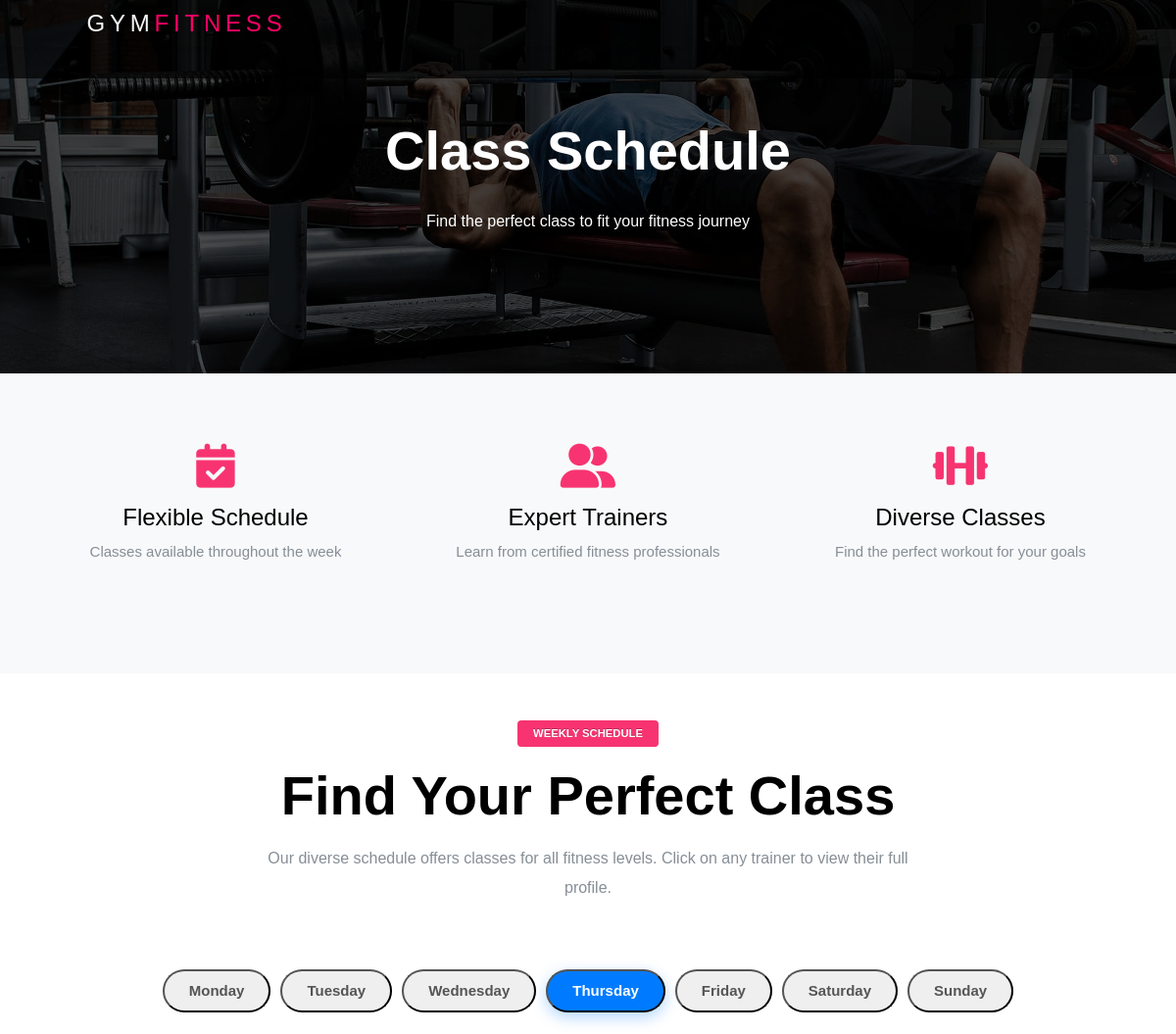
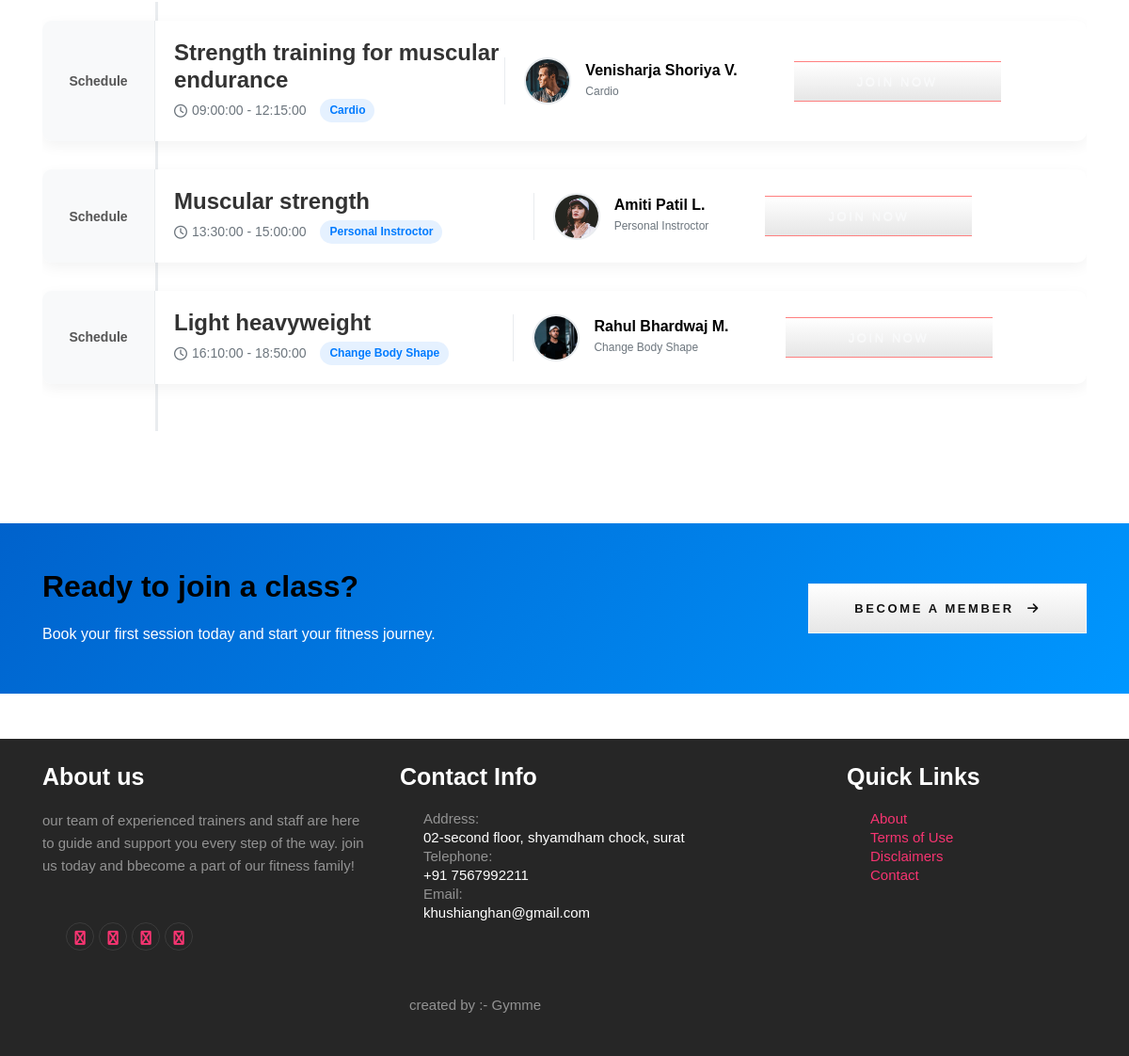
Page /schedules.php on the committed database (2 pictures, top to bottom).
### tables this page shows
CREATE TABLE `schedule` (
  `schedule_id` int(11) NOT NULL,
  `schedule_day` varchar(100) NOT NULL,
  `schedule_name` varchar(255) DEFAULT NULL,
  `trainer_id` int(11) NOT NULL,
  `start_time` time DEFAULT NULL,
  `end_time` time DEFAULT NULL,
  `price` varchar(50) NOT NULL,
  `created_at` timestamp NOT NULL DEFAULT current_timestamp()
);

CREATE TABLE `trainers` (
  `id` int(11) NOT NULL,
  `name` varchar(100) NOT NULL,
  `email` varchar(100) NOT NULL,
  `phone` varchar(15) NOT NULL,
  `specialization` varchar(100) NOT NULL,
  `experience` int(11) NOT NULL COMMENT 'Experience in years',
  `gender` enum('male','female','other') NOT NULL,
  `joining_date` date DEFAULT curdate(),
  `working_hours` varchar(50) NOT NULL COMMENT 'e.g. 6AM-10PM',
  `qualification` varchar(255) DEFAULT NULL,
  `image` varchar(255) DEFAULT NULL,
  `salary` decimal(10,2) NOT NULL,
  `status` enum('active','inactive') DEFAULT 'active',
  `created_at` timestamp NOT NULL DEFAULT current_timestamp(),
  `updated_at` timestamp NOT NULL DEFAULT current_timestamp() ON UPDATE current_timestamp()
);

### schedules.php (the view, shortened to what this page needs)
<?php
include "connection.php";
$query = "
    SELECT s.*,t.*
    FROM schedule s
    LEFT JOIN trainers t ON s.trainer_id = t.id
    ";
$result = mysqli_query($con, $query);
$schedulesByDay = [];
if (mysqli_num_rows($result) > 0) {
    while ($row = mysqli_fetch_assoc($result)) {
        $day =$row['schedule_day'];
        if (!isset($schedulesByDay[$day])) {
            $schedulesByDay[$day] = [];
        }
        $schedulesByDay[$day][] = $row;
    }
}
$days = array_keys($schedulesByDay);
include "include/header.php";
?>
<link rel="stylesheet" href="https://cdnjs.cloudflare.com/ajax/libs/font-awesome/6.0.0/css/all.min.css">
<link rel="stylesheet" href="css/schedule.css">
</head>
<body>
<?php include "include/nav.php"; ?>
<section class="schedule-hero" style="background: linear-gradient(rgba(0, 0, 0, 0.7), rgba(0, 0, 0, 0.7)), url('img/4.jpg') no-repeat center center/cover; padding: 120px 0;">
    <div class="container">
        <div class="row justify-content-center text-center">
            <div class="col-lg-8">
                <h1 class="text-white font-weight-bold mb-4 display-4 animate__animated animate__fadeInUp">Class Schedule</h1>
                <p class="lead text-white animate__animated animate__fadeInUp animate__delay-1s">Find the perfect class to fit your fitness journey</p>
            </div>
        </div>
    </div>
</section>
<section class="py-5 bg-light">
    <div class="container">
        <div class="row text-center">
            <div class="col-md-4 mb-4">
                <div class="p-4">
                    <i class="fas fa-calendar-check fa-3x text-primary mb-3"></i>
                    <h4>Flexible Schedule</h4>
                    <p class="text-muted">Classes available throughout the week</p>
                </div>
            </div>
            <div class="col-md-4 mb-4">
                <div class="p-4">
                    <i class="fas fa-user-friends fa-3x text-primary mb-3"></i>
                    <h4>Expert Trainers</h4>
                    <p class="text-muted">Learn from certified fitness professionals</p>
                </div>
            </div>
            <div class="col-md-4 mb-4">
                <div class="p-4">
                    <i class="fas fa-dumbbell fa-3x text-primary mb-3"></i>
                    <h4>Diverse Classes</h4>
                    <p class="text-muted">Find the perfect workout for your goals</p>
                </div>
            </div>
        </div>
    </div>
</section>
<section class="schedule-section py-5">
    <div class="container">
        <div class="row text-center mb-5">
            <div class="col-md-12">
                <span class="badge bg-primary text-white px-3 py-2 rounded-pill mb-3">WEEKLY SCHEDULE</span>
                <h2 class="section-title display-4 mb-3">Find Your Perfect Class</h2>
                <p class="text-muted lead mx-auto" style="max-width: 700px;">Our diverse schedule offers classes for all fitness levels. Click on any trainer to view their full profile.</p>
            </div>
        </div>
        <div class="schedule-tabs">
            <ul class="nav nav-pills mb-4 justify-content-center" id="scheduleTabs" role="tablist">
                <?php foreach ($days as $index => $day): ?>
                <li class="nav-item" role="presentation">
                    <button class="nav-link <?= $index === 0 ? 'active' : '' ?>"
                            id="<?= strtolower($day) ?>-tab"
                            data-toggle="pill"
                            data-target="#<?= strtolower($day) ?>"
                            type="button"
                            role="tab"
                            aria-controls="<?= strtolower($day) ?>"
                            aria-selected="<?= $index === 0 ? 'true' : 'false' ?>">
                        <?= $day ?>
                    </button>
                </li>
                <?php endforeach; ?>
            </ul>
            <div class="tab-content" id="scheduleTabContent">
                <?php foreach ($days as $index => $day): ?>
                <div class="tab-pane fade <?= $index === 0 ? 'show active' : '' ?>"
                     id="<?= strtolower($day) ?>"
                     role="tabpanel"
                     aria-labelledby="<?= strtolower($day) ?>-tab">
                    <div class="schedule-timeline">
                        <?php foreach ($schedulesByDay[$day] as $schedule):
                            $start_time = $schedule['start_time'];
                            $end_time = $schedule['end_time'];
                            $trainer_name = !empty($schedule['name']) ? $schedule['name'] : 'Unassigned';
                            $trainer_img = !empty($schedule['image']) ? 'admin/uploads/trainers/' . $schedule['image'] : 'img/default-avatar.png';
                            $specialization = !empty($schedule['specialization']) ? $schedule['specialization'] : 'General Fitness';
                        ?>
                        <div class="schedule-item">
                            <div class="schedule-time">
                                <span class="time">Schedule</span>
                            </div>
                            <div class="schedule-content">
                                <div class="class-info">
                                    <h4><?= $schedule['schedule_name'] ?></h4>
                                    <div class="class-meta">
                                        <span><i class="far fa-clock"></i> <?= $start_time ?> - <?= $end_time ?></span>
                                        <span class="class-type"><?= $specialization ?></span>
                                    </div>
                                </div>
                                <div class="trainer-info">
                                    <?php if (!empty($schedule['id'])): ?>
                                    <a href="http://localhost/gymphp/trainers/profile.php?id=<?= $schedule['id'] ?>" class="trainer-link">
                                        <div class="trainer-avatar">
                                            <img src="<?= $trainer_img ?>" alt="<?= $trainer_name ?>">
                                        </div>
                                        <div class="trainer-details">
                                            <h5><?= $trainer_name ?></h5>
                                            <span class="trainer-role"><?= $specialization ?></span>
                                        </div>
                                    </a>
                                    <?php endif; ?>
                                </div>
                                <div class="class-info" >
                                    <a href="appointment.php?id=<?= $schedule['schedule_id'] ?>" class="join_btn btn btn-grey">Join Now</a>
                                </div>
                            </div>
                        </div>
                        <?php endforeach; ?>
                    </div>
                </div>
                <?php endforeach; ?>
            </div>
        </div>
    </div>
</section>
<section class="py-5 text-white" style="background: linear-gradient(135deg, #0062cc, #0097ff);">
    <div class="container">
        <div class="row align-items-center">
            <div class="col-lg-8 mb-4 mb-lg-0">
                <h2 class="font-weight-bold mb-3">Ready to join a class?</h2>
                <p class="lead mb-0">Book your first session today and start your fitness journey.</p>
            </div>
            <div class="col-lg-4 text-lg-right">
                <a href="plan.php" class="btn btn-light btn-lg px-5 py-3 rounded-pill font-weight-bold">Become a Member <i class="fas fa-arrow-right ml-2"></i></a>
            </div>
        </div>
    </div>
</section>
<br>
<br>
<?php include "include/footer.php"; ?>
</body>
</html>

### css/style.css (style rules this page uses)
html { overflow-x: hidden; }
body { background: #fff; font-weight: 400; font-family: 'Poppins', sans-serif; font-size: 15px; line-height: 1.8; color: #868e96; }
a { -webkit-transition: .3s all ease; -o-transition: .3s all ease; transition: .3s all ease; text-decoration: none; }
h1, h2, h3, h4, h5 { color: #000; }
.btn, .form-control { outline: none; -webkit-box-shadow: none !important; box-shadow: none !important; border-radius: 0px !important; }
.btn { font-size: 13px; text-transform: uppercase; letter-spacing: .2em; }
body { margin: 0; font-family: Arial, sans-serif; }
.lead { font-size: 16px; }

### css/schedule.css (style rules this page uses)
body { font-family: "Poppins", sans-serif; color: #333; }
.section-title { font-weight: 700; position: relative; }
.animate__animated { animation-duration: 1s; }
.animate__fadeInUp { animation-name: fadeInUp; }
.animate__delay-1s { animation-delay: 0.3s; }
.schedule-tabs { margin-bottom: 50px; }
.nav-pills .nav-link { border-radius: 30px; padding: 10px 25px; margin: 0 5px; font-weight: 600; color: #555; transition: all 0.3s ease; }
.nav-pills .nav-link.active { background-color: #007bff; color: white; box-shadow: 0 5px 15px rgba(0, 123, 255, 0.3); }
.schedule-timeline { position: relative; padding: 20px 0; }
.schedule-timeline::before { content: ""; position: absolute; top: 0; bottom: 0; left: 120px; width: 3px; background-color: #e9ecef; }
.schedule-item { position: relative; display: flex; margin-bottom: 30px; background-color: white; border-radius: 10px; box-shadow: 0 5px 15px rgba(0, 0, 0, 0.05); overflow: hidden; transition: all 0.3s ease; }
.schedule-time { width: 120px; padding: 20px 15px; background-color: #f8f9fa; text-align: center; font-weight: 600; display: flex; align-items: center; justify-content: center; border-right: 1px solid #e9ecef; }
.schedule-time .time { font-size: 14px; color: #555; }
.schedule-content { flex: 1; display: flex; justify-content: space-between; align-items: center; padding: 20px; }
.class-info { flex: 1; }
.class-info h4 { margin-bottom: 5px; font-weight: 600; color: #333; }
.class-meta { display: flex; flex-wrap: wrap; gap: 15px; font-size: 14px; color: #6c757d; }
.class-meta span { display: flex; align-items: center; }
.class-meta i { margin-right: 5px; }
.class-type { background-color: rgba(0, 123, 255, 0.1); color: #007bff; padding: 3px 10px; border-radius: 20px; font-size: 12px; font-weight: 600; }
.trainer-info { display: flex; align-items: center; padding-left: 20px; border-left: 1px solid #e9ecef; }
.trainer-link { display: flex; align-items: center; color: inherit; text-decoration: none; transition: all 0.3s ease; }
.trainer-avatar { width: 50px; height: 50px; border-radius: 50%; overflow: hidden; margin-right: 15px; border: 2px solid #e9ecef; }
.trainer-avatar img { width: 100%; height: 100%; object-fit: cover; }
.trainer-details h5 { margin-bottom: 0; font-size: 16px; font-weight: 600; }
.trainer-role { font-size: 12px; color: #6c757d; }
.join_btn { width:220px; margin:0 0 0 60px; background-color: rgba(255, 0, 0, 0.5); color: #f8f9fa; }

### include/header.php (style rules this page uses)
body { font-family: "Poppins", sans-serif; line-height: 1.6; }

### rows in the picture
schedule: schedule_name "Strength training for muscular endurance", start_time "09:00:00", end_time "12:15:00", trainer.specialization "Cardio", trainer.image (picture), trainer.name "Venisharja Shoriya V."
schedule: schedule_name "Muscular strength", start_time "13:30:00", end_time "15:00:00", trainer.specialization "Personal Instroctor", trainer.image (picture), trainer.name "Amiti Patil L."
schedule: schedule_name "Light heavyweight", start_time "16:10:00", end_time "18:50:00", trainer.specialization "Change Body Shape", trainer.image (picture), trainer.name "Rahul Bhardwaj M."

### other values in the picture
$day "Monday"
$day "Tuesday"
$day "Wednesday"
$day "Thursday"
$day "Friday"
$day "Saturday"
$day "Sunday"
